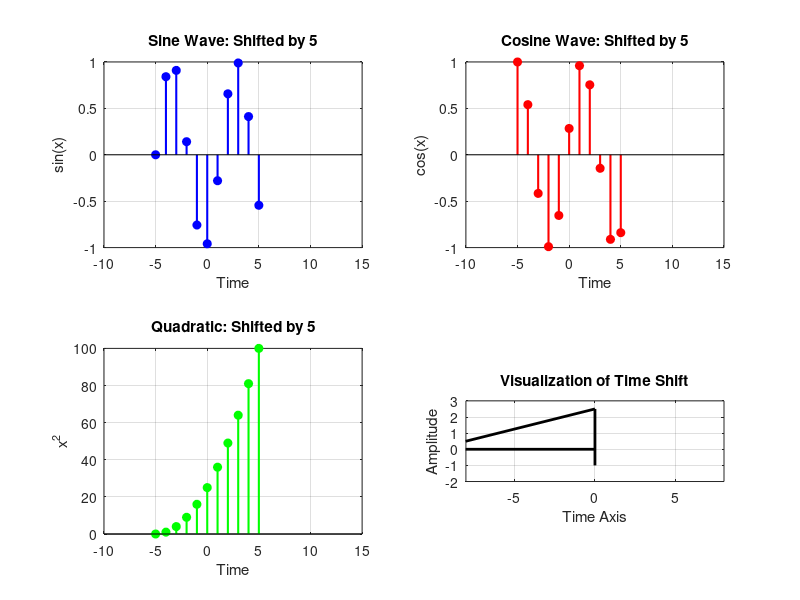

Reproduce this figure in MATLAB.
% Exercise 4: Time-Shift Interaction

% Modified from provided code to allow user input
clear; 
close all; 
clc;

% Get time shift value from user
tt = input('Enter time shift value (positive or negative): ');
fprintf('You entered time shift value: %d\n', tt);

% Define the coordinates for the signals
xx1 = 0:10; yy1 = sin(xx1);      % Sine wave data for signal 1
xx2 = 0:10; yy2 = cos(xx2);      % Cosine wave data for signal 2  
xx3 = 0:10; yy3 = xx3.^2;        % Quadratic data for signal 3

% Cartesian coordinates for drawing a cross
tts1 = [0 0];                    % Vertical line X-coordinates
tts2 = [-1 2.5];                 % Vertical line Y-coordinates
tts3 = [(-5-tt) (5-tt)];         % Horizontal line X-coordinates (depends on tt)
tts4 = [0 0];                    % Horizontal line Y-coordinates

% Create figure with 4 subplots
figure;

% Subplot 1: Sine wave shifted by user input
subplot(2,2,1);
stem(xx1-tt, yy1, 'filled', 'b', 'LineWidth', 1.5);
title(sprintf('Sine Wave: Shifted by %d', tt));
xlabel('Time'); ylabel('sin(x)');
grid on;
xlim([-10, 15]);  % Adjust x-axis limits to see the shift

% Subplot 2: Cosine wave shifted by user input  
subplot(2,2,2);
stem(xx2-tt, yy2, 'filled', 'r', 'LineWidth', 1.5);
title(sprintf('Cosine Wave: Shifted by %d', tt));
xlabel('Time'); ylabel('cos(x)');
grid on;
xlim([-10, 15]);  % Adjust x-axis limits to see the shift

% Subplot 3: Quadratic function shifted by user input
subplot(2,2,3);
stem(xx3-tt, yy3, 'filled', 'g', 'LineWidth', 1.5);
title(sprintf('Quadratic: Shifted by %d', tt));
xlabel('Time'); ylabel('x^2');
grid on;
xlim([-10, 15]);  % Adjust x-axis limits to see the shift

% Subplot 4: Cross showing the shift amount
subplot(2,2,4);
plot([tts1 tts3], [tts2 tts4], 'k', 'LineWidth', 2);
title('Visualization of Time Shift');
xlabel('Time Axis'); ylabel('Amplitude');
grid on;
axis equal;
xlim([-8, 8]); ylim([-2, 3]);

% Display explanation based on shift value
fprintf('\n=== Explanation of Time Shift Effect ===\n');
if tt > 0
    fprintf('Positive shift (%d):\n', tt);
    fprintf('- Signals move to the RIGHT\n');
    fprintf('- This is a TIME DELAY\n');
    fprintf('- The signals appear LATER in time\n');
elseif tt < 0
    fprintf('Negative shift (%d):\n', tt);
    fprintf('- Signals move to the LEFT\n'); 
    fprintf('- This is a TIME ADVANCE\n');
    fprintf('- The signals appear EARLIER in time\n');
else
    fprintf('Zero shift:\n');
    fprintf('- No movement - signals stay in original position\n');
end